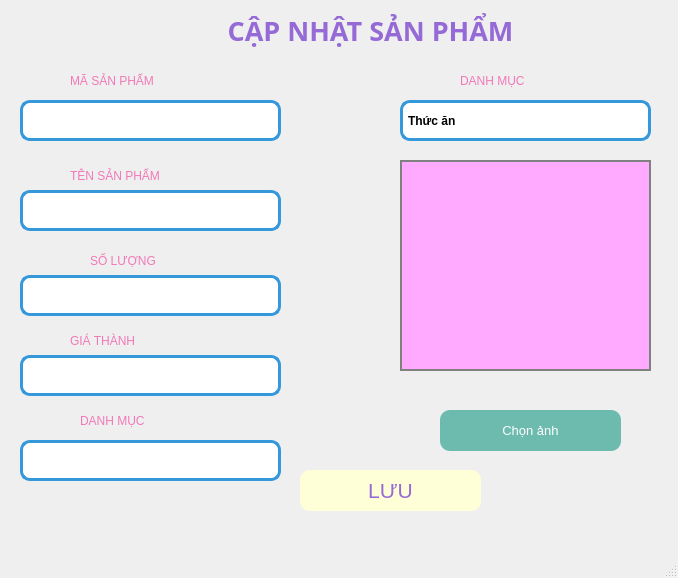
<?xml version="1.0" encoding="UTF-8"?>
<ui version="4.0">
 <class>MainWindow</class>
 <widget class="QMainWindow" name="MainWindow">
  <property name="geometry">
   <rect>
    <x>0</x>
    <y>0</y>
    <width>678</width>
    <height>578</height>
   </rect>
  </property>
  <property name="windowTitle">
   <string>MainWindow</string>
  </property>
  <widget class="QWidget" name="centralwidget">
   <widget class="QLabel" name="labelTitle">
    <property name="geometry">
     <rect>
      <x>160</x>
      <y>0</y>
      <width>421</width>
      <height>61</height>
     </rect>
    </property>
    <property name="font">
     <font>
      <family>Arial Black</family>
      <pointsize>20</pointsize>
      <weight>75</weight>
      <bold>true</bold>
     </font>
    </property>
    <property name="styleSheet">
     <string>color: rgb(149, 106, 214);</string>
    </property>
    <property name="text">
     <string>CẬP NHẬT SẢN PHẨM</string>
    </property>
    <property name="alignment">
     <set>Qt::AlignCenter</set>
    </property>
   </widget>
   <widget class="QTextEdit" name="txt_soluongP">
    <property name="geometry">
     <rect>
      <x>20</x>
      <y>275</y>
      <width>261</width>
      <height>41</height>
     </rect>
    </property>
    <property name="styleSheet">
     <string notr="true">border-radius: 10px;
        border: 3px solid #3498db;  /* Viền xanh dương */
        background-color: #ffffff</string>
    </property>
   </widget>
   <widget class="QComboBox" name="cbo_danhmucSP">
    <property name="geometry">
     <rect>
      <x>400</x>
      <y>100</y>
      <width>251</width>
      <height>41</height>
     </rect>
    </property>
    <property name="font">
     <font>
      <weight>75</weight>
      <bold>true</bold>
     </font>
    </property>
    <property name="styleSheet">
     <string notr="true">QComboBox {
          background-color: white;
          border: 3px solid #3498db;  /* Viền xanh dương */
          border-radius: 10px;
          padding: 5px;
      }
      QComboBox::drop-down {
          border: none;
          background: transparent;
      }
      QComboBox::down-arrow {
          image: url(down-arrow.png); /* Thay bằng icon của bạn */
          width: 14px;
          height: 14px;
      }</string>
    </property>
    <item>
     <property name="text">
      <string>Thức ăn</string>
     </property>
    </item>
    <item>
     <property name="text">
      <string>Đồ chơi</string>
     </property>
    </item>
    <item>
     <property name="text">
      <string>Phụ kiện</string>
     </property>
    </item>
   </widget>
   <widget class="QLabel" name="label_5">
    <property name="geometry">
     <rect>
      <x>80</x>
      <y>410</y>
      <width>131</width>
      <height>21</height>
     </rect>
    </property>
    <property name="styleSheet">
     <string notr="true">font: 10pt &quot;UTM Bell&quot;;
color: rgb(241, 121, 184);
</string>
    </property>
    <property name="text">
     <string>DANH MỤC</string>
    </property>
   </widget>
   <widget class="QLabel" name="label">
    <property name="geometry">
     <rect>
      <x>70</x>
      <y>65</y>
      <width>151</width>
      <height>31</height>
     </rect>
    </property>
    <property name="styleSheet">
     <string notr="true">font: 10pt &quot;UTM Bell&quot;;
color: rgb(241, 121, 184);
</string>
    </property>
    <property name="text">
     <string>MÃ SẢN PHẨM</string>
    </property>
   </widget>
   <widget class="QComboBox" name="cbo_danhmucNCC">
    <property name="geometry">
     <rect>
      <x>20</x>
      <y>440</y>
      <width>261</width>
      <height>41</height>
     </rect>
    </property>
    <property name="font">
     <font>
      <weight>75</weight>
      <bold>true</bold>
     </font>
    </property>
    <property name="styleSheet">
     <string notr="true">QComboBox {
          background-color: white;
          border: 3px solid #3498db;  /* Viền xanh dương */
          border-radius: 10px;
          padding: 5px;
      }
      QComboBox::drop-down {
          border: none;
          background: transparent;
      }
      QComboBox::down-arrow {
          image: url(down-arrow.png); /* Thay bằng icon của bạn */
          width: 14px;
          height: 14px;
      }</string>
    </property>
   </widget>
   <widget class="QLabel" name="lbl_anh">
    <property name="geometry">
     <rect>
      <x>400</x>
      <y>160</y>
      <width>251</width>
      <height>211</height>
     </rect>
    </property>
    <property name="styleSheet">
     <string>background-color: rgb(255, 170, 255); border: 2px solid gray;</string>
    </property>
    <property name="scaledContents">
     <bool>true</bool>
    </property>
   </widget>
   <widget class="QPushButton" name="btn_luusp">
    <property name="geometry">
     <rect>
      <x>300</x>
      <y>470</y>
      <width>181</width>
      <height>41</height>
     </rect>
    </property>
    <property name="font">
     <font>
      <family>Tahoma</family>
      <pointsize>16</pointsize>
      <weight>9</weight>
      <italic>false</italic>
      <bold>false</bold>
     </font>
    </property>
    <property name="styleSheet">
     <string notr="true">background-color: rgb(255, 255, 215); color: rgb(149, 106, 214); border-radius: 10px;
font: 75 16pt &quot;Tahoma&quot;;</string>
    </property>
    <property name="text">
     <string>LƯU</string>
    </property>
   </widget>
   <widget class="QLabel" name="label_6">
    <property name="geometry">
     <rect>
      <x>70</x>
      <y>330</y>
      <width>141</width>
      <height>21</height>
     </rect>
    </property>
    <property name="styleSheet">
     <string notr="true">font: 10pt &quot;UTM Bell&quot;;
color: rgb(241, 121, 184);
</string>
    </property>
    <property name="text">
     <string>GIÁ THÀNH</string>
    </property>
   </widget>
   <widget class="QLabel" name="label_2">
    <property name="geometry">
     <rect>
      <x>70</x>
      <y>165</y>
      <width>171</width>
      <height>21</height>
     </rect>
    </property>
    <property name="styleSheet">
     <string notr="true">font: 10pt &quot;UTM Bell&quot;;
color: rgb(241, 121, 184);
</string>
    </property>
    <property name="text">
     <string>TÊN SẢN PHẨM</string>
    </property>
   </widget>
   <widget class="QTextEdit" name="txt_giaSP">
    <property name="geometry">
     <rect>
      <x>20</x>
      <y>355</y>
      <width>261</width>
      <height>41</height>
     </rect>
    </property>
    <property name="styleSheet">
     <string notr="true">border-radius: 10px;
        border: 3px solid #3498db;  /* Viền xanh dương */
        background-color: #ffffff</string>
    </property>
   </widget>
   <widget class="QPushButton" name="btn_chon_anh">
    <property name="geometry">
     <rect>
      <x>440</x>
      <y>410</y>
      <width>181</width>
      <height>41</height>
     </rect>
    </property>
    <property name="font">
     <font>
      <pointsize>10</pointsize>
     </font>
    </property>
    <property name="styleSheet">
     <string>background-color: rgb(108, 187, 174); color: white; border-radius: 10px;</string>
    </property>
    <property name="text">
     <string>Chọn ảnh</string>
    </property>
   </widget>
   <widget class="QTextEdit" name="txt_tenSP">
    <property name="geometry">
     <rect>
      <x>20</x>
      <y>190</y>
      <width>261</width>
      <height>41</height>
     </rect>
    </property>
    <property name="styleSheet">
     <string notr="true">border-radius: 10px;
        border: 3px solid #3498db;  /* Viền xanh dương */
        background-color: #ffffff</string>
    </property>
   </widget>
   <widget class="QLabel" name="label_4">
    <property name="geometry">
     <rect>
      <x>460</x>
      <y>70</y>
      <width>131</width>
      <height>21</height>
     </rect>
    </property>
    <property name="styleSheet">
     <string notr="true">font: 10pt &quot;UTM Bell&quot;;
color: rgb(241, 121, 184);
</string>
    </property>
    <property name="text">
     <string>DANH MỤC</string>
    </property>
   </widget>
   <widget class="QTextEdit" name="txt_maSP">
    <property name="geometry">
     <rect>
      <x>20</x>
      <y>100</y>
      <width>261</width>
      <height>41</height>
     </rect>
    </property>
    <property name="styleSheet">
     <string notr="true">border-radius: 10px;
        border: 3px solid #3498db;  /* Viền xanh dương */
        background-color: #ffffff</string>
    </property>
   </widget>
   <widget class="QLabel" name="label_3">
    <property name="geometry">
     <rect>
      <x>90</x>
      <y>250</y>
      <width>101</width>
      <height>21</height>
     </rect>
    </property>
    <property name="styleSheet">
     <string notr="true">font: 10pt &quot;UTM Bell&quot;;
color: rgb(241, 121, 184);
</string>
    </property>
    <property name="text">
     <string>SỐ LƯỢNG</string>
    </property>
   </widget>
  </widget>
  <widget class="QMenuBar" name="menubar">
   <property name="geometry">
    <rect>
     <x>0</x>
     <y>0</y>
     <width>678</width>
     <height>26</height>
    </rect>
   </property>
  </widget>
  <widget class="QStatusBar" name="statusbar"/>
 </widget>
 <resources/>
 <connections/>
</ui>
